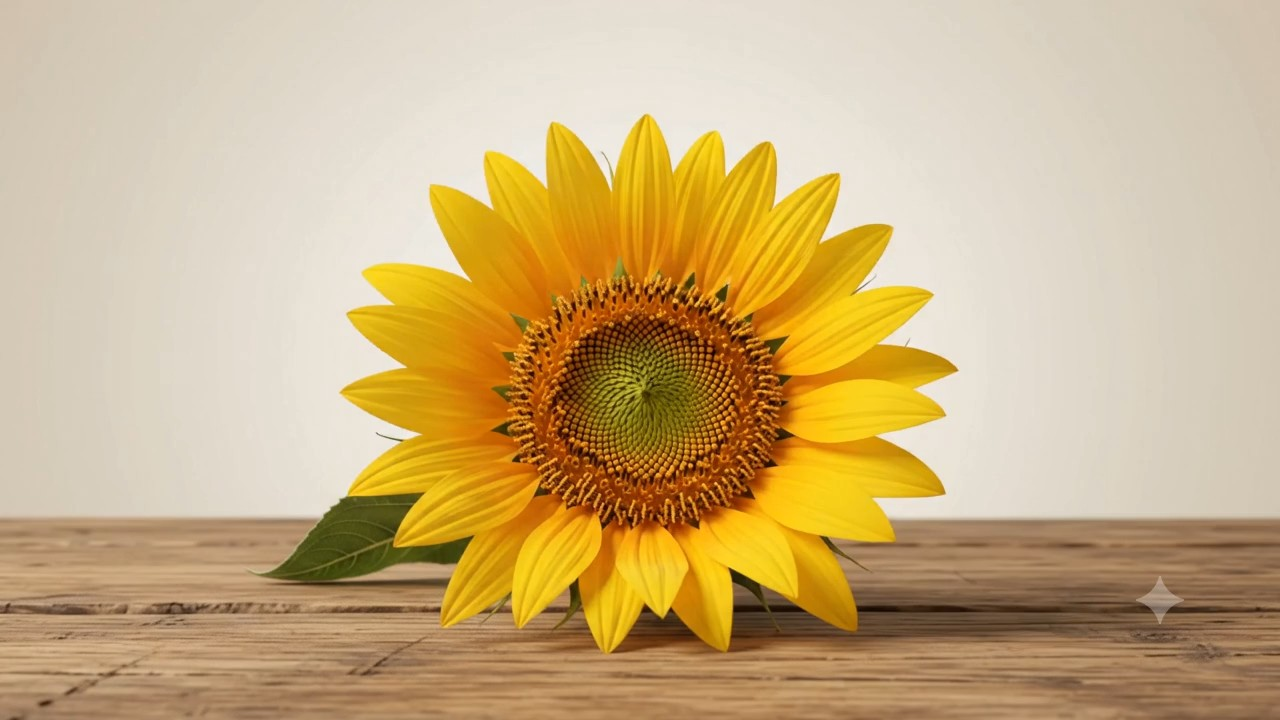
#> input picture about/frame_0001.jpg, 1280 x 720 px
$ python -i enhance_frames.py   (imports and definitions only)
#> lines starting #> are read from the running program, lines starting #| are printed output that depends on the picture
#> further down, picture is the input picture: shape (720, 1280, 3); mean B, G, R 129, 175.8, 202.7
import os
import cv2
import numpy as np
from PIL import Image, ImageEnhance, ImageFilter

SOURCE_DIR = r"D:\hargi\Personal-portfolio-main\image"
TARGET_DIRS = [
    r"D:\hargi\Personal-portfolio-main\image",
    r"D:\hargi\Personal-portfolio-main\public\sequence"
]

def enhance_image(img_bgr):
    # 1. Upscale from 1280x720 to 1920x1080 using Lanczos-4 interpolation for maximum edge fidelity
    h, w = img_bgr.shape[:2]
#> h = 720; w = 1280
    target_w, target_h = 1920, 1080
    if w < target_w or h < target_h:
        upscaled = cv2.resize(img_bgr, (target_w, target_h), interpolation=cv2.INTER_LANCZOS4)
    else:
        upscaled = img_bgr

    # 2. Subtle edge-preserving bilateral filter to clear up existing JPEG compression artifacts without blurring fine lines
    denoised = cv2.bilateralFilter(upscaled, d=5, sigmaColor=30, sigmaSpace=30)

    # 3. LAB Color Space Processing: Apply subtle CLAHE to Lightness (L) channel for micro-contrast & clarity
    lab = cv2.cvtColor(denoised, cv2.COLOR_BGR2LAB)
#> lab: shape (1080, 1920, 3); mean of channels 0, 1, 2 186.5, 133.6, 154
    l, a, b = cv2.split(lab)
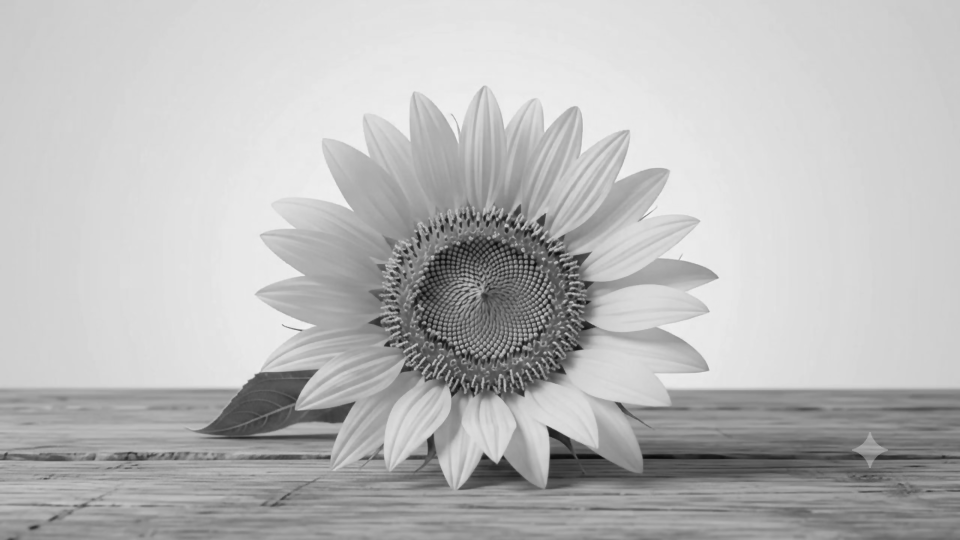
#> l: shape (1080, 1920) (shown at 1/2 size); min 9, max 245, mean 186.5
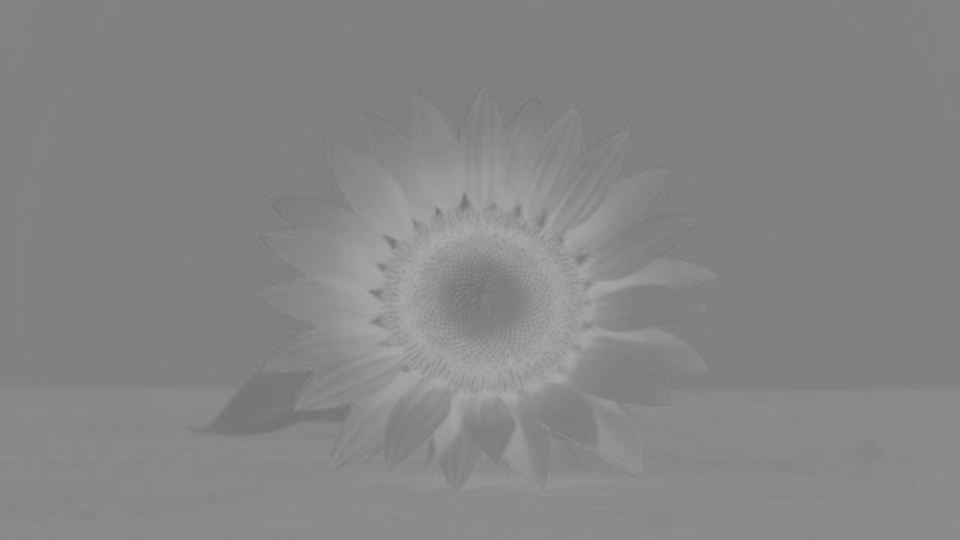
#> a: shape (1080, 1920) (shown at 1/2 size); min 114, max 171, mean 133.6
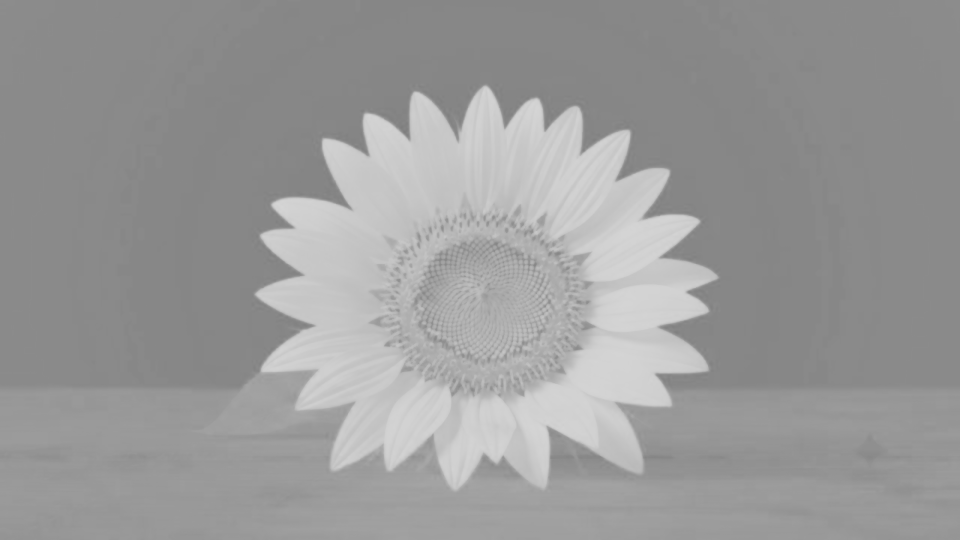
#> b: shape (1080, 1920) (shown at 1/2 size); min 125, max 213, mean 154

    clahe = cv2.createCLAHE(clipLimit=1.8, tileGridSize=(8, 8))
    cl = clahe.apply(l)
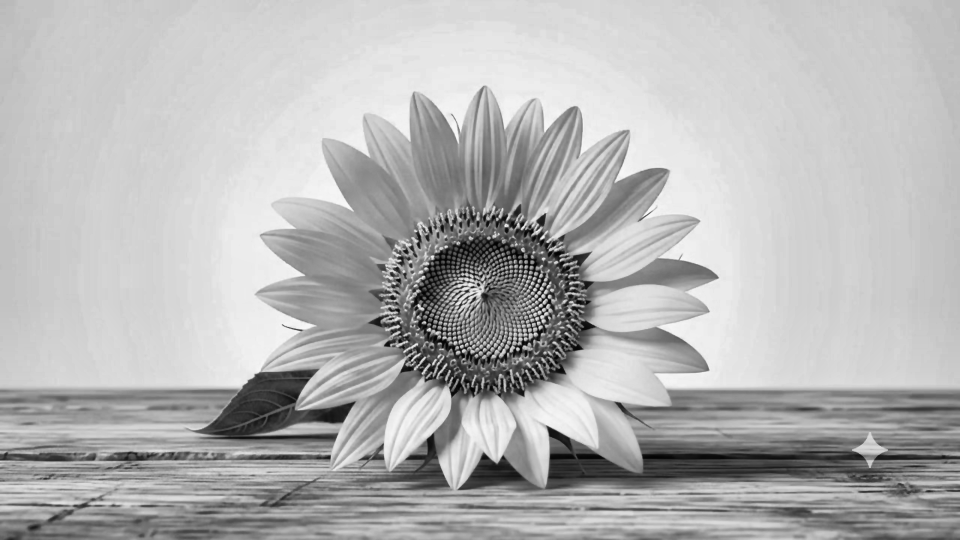
#> cl: shape (1080, 1920) (shown at 1/2 size); min 1, max 250, mean 180.7

    merged_lab = cv2.merge((cl, a, b))
#> merged_lab: shape (1080, 1920, 3); mean of channels 0, 1, 2 180.7, 133.6, 154
    enhanced_bgr = cv2.cvtColor(merged_lab, cv2.COLOR_LAB2BGR)
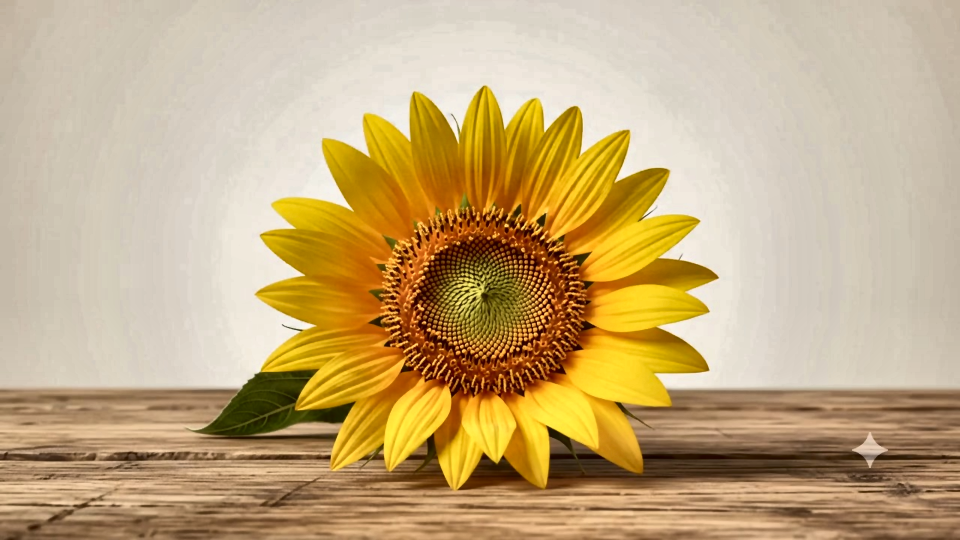
#> enhanced_bgr: shape (1080, 1920, 3) (shown at 1/2 size); mean B, G, R 125.6, 170.2, 196.4

    # 4. Unsharp masking for crisp details (coconut fibers, coffee beans, textures)
    gaussian_blur = cv2.GaussianBlur(enhanced_bgr, (0, 0), sigmaX=1.5)
    unsharp = cv2.addWeighted(enhanced_bgr, 1.45, gaussian_blur, -0.45, 0)

    # 5. Convert to PIL for subtle color vibrancy & sharpness boost
    pil_img = Image.fromarray(cv2.cvtColor(unsharp, cv2.COLOR_BGR2RGB))

    # Slight color saturation boost (1.10x) for rich, organic tones
    color_enhancer = ImageEnhance.Color(pil_img)
    pil_img = color_enhancer.enhance(1.10)

    # Detail sharpness
    sharpness_enhancer = ImageEnhance.Sharpness(pil_img)
    pil_img = sharpness_enhancer.enhance(1.20)

    return pil_img

def main():
    print("Starting frame image enhancement pipeline (frame_0001.jpg to frame_0051.jpg)...")

    for i in range(1, 52):
        filename = f"frame_{i:04d}.jpg"
        src_path = os.path.join(SOURCE_DIR, filename)

        if not os.path.exists(src_path):
            print(f"Warning: {src_path} not found!")
            continue

        # Read image
        img_bgr = cv2.imread(src_path)
        if img_bgr is None:
            print(f"Error reading {src_path}")
            continue

        # Process and enhance
        enhanced_pil = enhance_image(img_bgr)

        # Save to both target directories with max quality and 4:4:4 chroma subsampling (no compression loss)
        for target_dir in TARGET_DIRS:
            os.makedirs(target_dir, exist_ok=True)
            dst_path = os.path.join(target_dir, filename)
            enhanced_pil.save(dst_path, "JPEG", quality=96, subsampling=0, optimize=True)

        if i % 10 == 0 or i == 51:
            print(f"Enhanced {i}/51 frames -> {filename}")

    print("All 51 frames successfully enhanced to 1080p high quality with crystal clear detail!")

# [2 lines not run here, left out]

>>> import cv2
>>> picture = cv2.imread('../about/frame_0001.jpg')
>>> result = enhance_image(picture)
